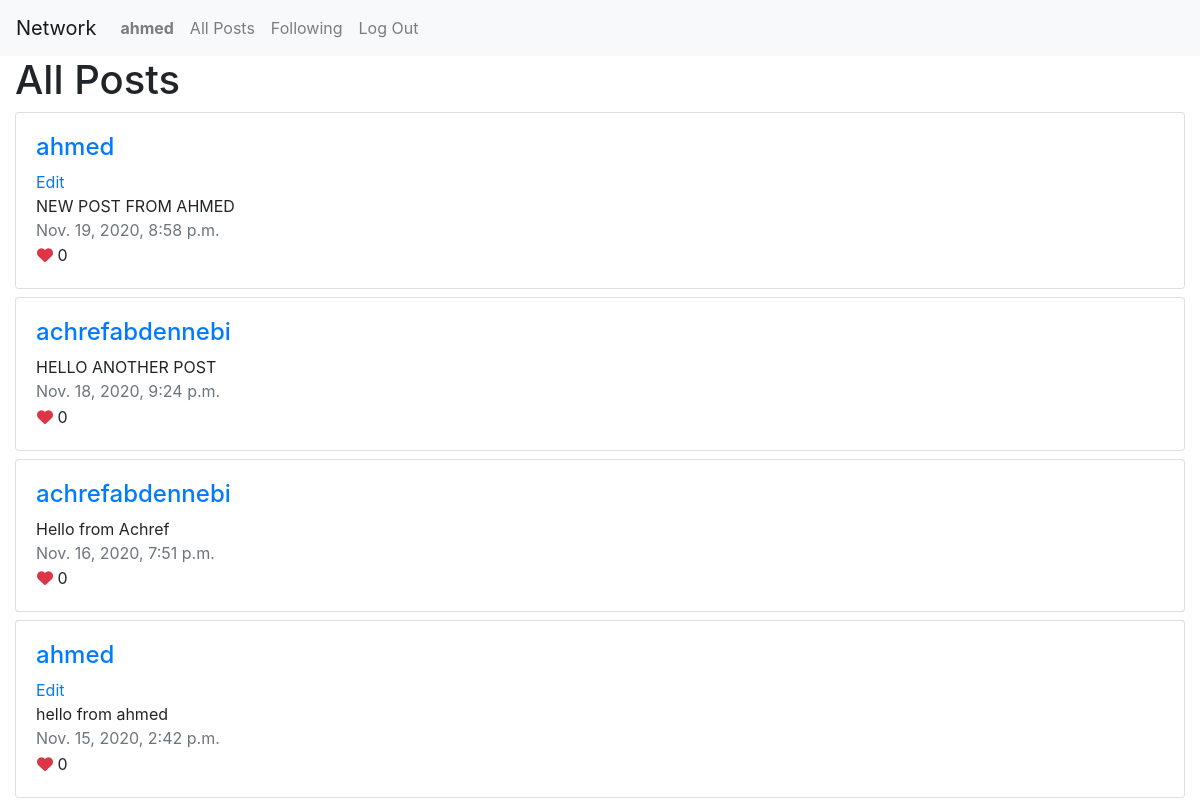
The app's page /posts (signed in) with its own data.
### network/models.py (models this page shows, shortened)
class User(AbstractUser):
    pass

class Post(models.Model):
    content = models.CharField(max_length=250)
    created_by = models.ForeignKey(User,null=True, blank=True, on_delete=DO_NOTHING, related_name="users")
    likes = models.IntegerField(default=0)
    created_date = models.DateTimeField()

### network/views.py (the view)
# urls.py: path("posts", views.getPostList, name="posts"),
def getPostList(request):
    posts = Post.objects.all().order_by('-created_date')
    return render(request, "network/post.html", {
        "posts": posts
    })

### network/templates/network/post.html
{% extends "network/layout.html" %}
{% block body %}
<div class="container-fluid">
    <h1>All Posts</h1>
    {% for post in posts %}
    <div class="row mt-2">
        <div class="col-md-12">
            <div class="card">
                <div class="card-body">
                    <div class="post-detail">
                        <h4>
                            <a href="{% url 'profile' post.created_by.id %}">
                                {{ post.created_by }}
                            </a>
                        </h4>
                        {% if post.created_by.id ==  user.id %}
                        <a href="#">Edit</a>
                        {% endif %}
                        <div class="post-content">
                            {{ post.content }}
                        </div>
                        <span class="text-muted">{{ post.created_date }}</span>
                        <div class="post-reaction">
                            <button type="button" class="btn p-0">
                                <i class="fas fa-heart text-danger"></i>
                                <span class="font-weight-normal">{{post.likes}}</span>
                            </button>
                        </div>
                    </div>
                </div>
            </div>
        </div>
    </div>
    {% endfor %}
</div>
{% endblock %}

### network/templates/network/layout.html (shortened to what this page needs)
{% load static %}
<!DOCTYPE html>
<html lang="en">
    <head>
        <link rel="stylesheet" href="https://stackpath.bootstrapcdn.com/bootstrap/4.4.1/css/bootstrap.min.css">
        <link href="{% static 'network/styles.css' %}" rel="stylesheet">
    </head>
    <body>
        <nav class="navbar navbar-expand-lg navbar-light bg-light">
            <a class="navbar-brand" href="#">Network</a>
            <div>
              <ul class="navbar-nav mr-auto">
                {% if user.is_authenticated %}
                    <li class="nav-item">
                        <a class="nav-link" href="{% url 'index' %}"><strong>{{ user.username }}</strong></a>
                    </li>
                {% endif %}
                <li class="nav-item">
                  <a class="nav-link" href="{% url 'posts' %}">All Posts</a>
                </li>
                {% if user.is_authenticated %}
                    <li class="nav-item">
                        <a class="nav-link" href="#">Following</a>
                    </li>
                    <li class="nav-item">
                        <a class="nav-link" href="{% url 'logout' %}">Log Out</a>
                    </li>
                {% endif %}
              </ul>
            </div>
          </nav>
        <div class="body">
            {% block body %}
            {% endblock %}
        </div>
    </body>
</html>

### records on screen
User: username "ahmed"
Post: created_by "ahmed", shows "Edit", content "NEW POST FROM AHMED", created_date "Nov. 19, 2020, 8:58 p.m.", likes "0"
Post: created_by "achrefabdennebi", content "HELLO ANOTHER POST", created_date "Nov. 18, 2020, 9:24 p.m.", likes "0"
Post: created_by "achrefabdennebi", content "Hello from Achref", created_date "Nov. 16, 2020, 7:51 p.m.", likes "0"
Post: created_by "ahmed", shows "Edit", content "hello from ahmed", created_date "Nov. 15, 2020, 2:42 p.m.", likes "0"
